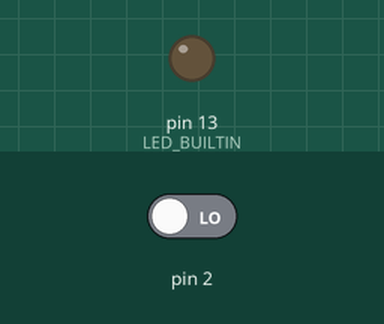
Recording of a sketch running on a simulated Arduino Uno, built with avr-gcc and run on an emulated ATmega328P. On the bench: output pins drawn as LEDs (lit = HIGH). The inputs (shaded band) are chosen by the test bench; at power-on: pin 2 LOW. What the sketch prints to the serial monitor is not drawn.

Above: at 6.8 s.
6.9 s: pin 2 driven HIGH
At 8.1 s:
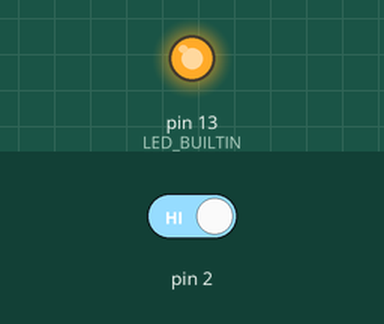
Timing chart, 0 to 9.9 s (numbered marks = the images above; inputs shaded):
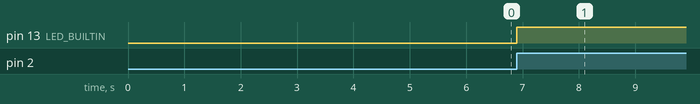

The sketch:

Task1.2P.ino
```cpp
uint8_t led_state = LOW;

void setup()
{
  	Serial.begin(9600);
	pinMode(2, INPUT);
  	pinMode(LED_BUILTIN, OUTPUT);
  	attachInterrupt(digitalPinToInterrupt(2), toggle, RISING);
}

void loop()
{
  Serial.println(digitalRead(2));
  delay(3000); // Delay a little bit to improve simulation performance
}

void toggle(){
  led_state = !led_state;
  digitalWrite(LED_BUILTIN, led_state);
}
```

Measured:
- after the input at 6.9 s, pin 13 (LED_BUILTIN): LOW → HIGH at once
